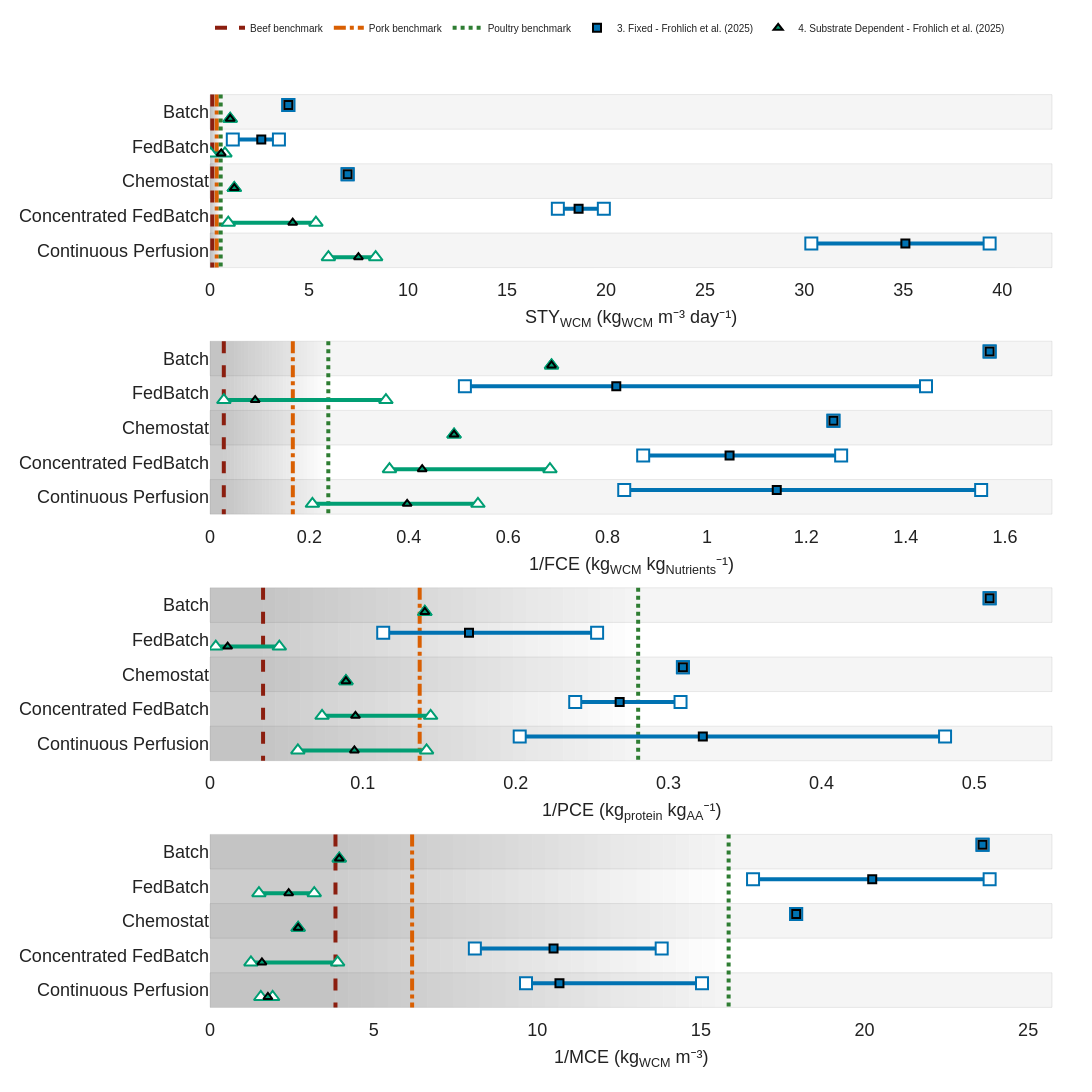

Write notebook code for a chart like this one.
### Code cell
# Configure campaigns and metrics for a focused comparison and optional export.
SELECTED_CAMPAIGNS = ["Campaign_2", "Campaign_4"]
# Optional: select a subset of metrics/KPIs (e.g. ["STY_WCM_kg_m3_day", "protein_conversion_efficiency_kg_kg"]), or None for all
KPI_TO_PLOT = [
    "STY_WCM_kg_m3_day",
    # "total_WCM_harvested_kg",
    "feed_conversion_efficiency_kg_kg_WCM",
    "protein_conversion_efficiency_kg_kg",
    "medium_conversion_efficiency_m3_kg_WCM",
]

SHOW_REFERENCE_BANDS = True
SAVEFIG = True
EXPORT_FORMAT = "svg"  # Supported by Plotly/Kaleido, e.g. "svg", "png", or "pdf".

comparison_fig = create_lollipop_figure(
    SELECTED_CAMPAIGNS,
    selected_kpis=KPI_TO_PLOT,
    height_per_kpi=300,
    show_reference_bands=SHOW_REFERENCE_BANDS,
)
comparison_fig.show()

if SAVEFIG:
    export_dir = CROSS_CAMPAIGN_DIR / "export" / "svg"
    html_dir = CROSS_CAMPAIGN_DIR / "export" / "html"
    html_dir.mkdir(parents=True, exist_ok=True)
    export_dir.mkdir(parents=True, exist_ok=True)
    campaign_suffix = "_vs_".join(campaign.lower() for campaign in SELECTED_CAMPAIGNS)
    output_path = export_dir / f"{campaign_suffix}_kpi_lollipop.{EXPORT_FORMAT}"
    # output_path = export_dir / f"{campaign_suffix}_lollipop_legend.{EXPORT_FORMAT}"

    # Export with transparent background
    export_fig = go.Figure(comparison_fig)
    export_fig.update_layout(paper_bgcolor="rgba(0,0,0,0)", plot_bgcolor="rgba(0,0,0,0)")
    export_fig.write_image(str(output_path), format=EXPORT_FORMAT)
    print(f"Saved: {output_path}")

    # html_path = html_dir / f"{campaign_suffix}_kpi_lollipop.html"
    # comparison_fig.write_html(
    #     str(html_path),
    #     include_plotlyjs="cdn",
    #     full_html=True,
    #     config={"displaylogo": False, "responsive": True},
    # )
    # print(f"Saved interactive figure: {html_path}")
